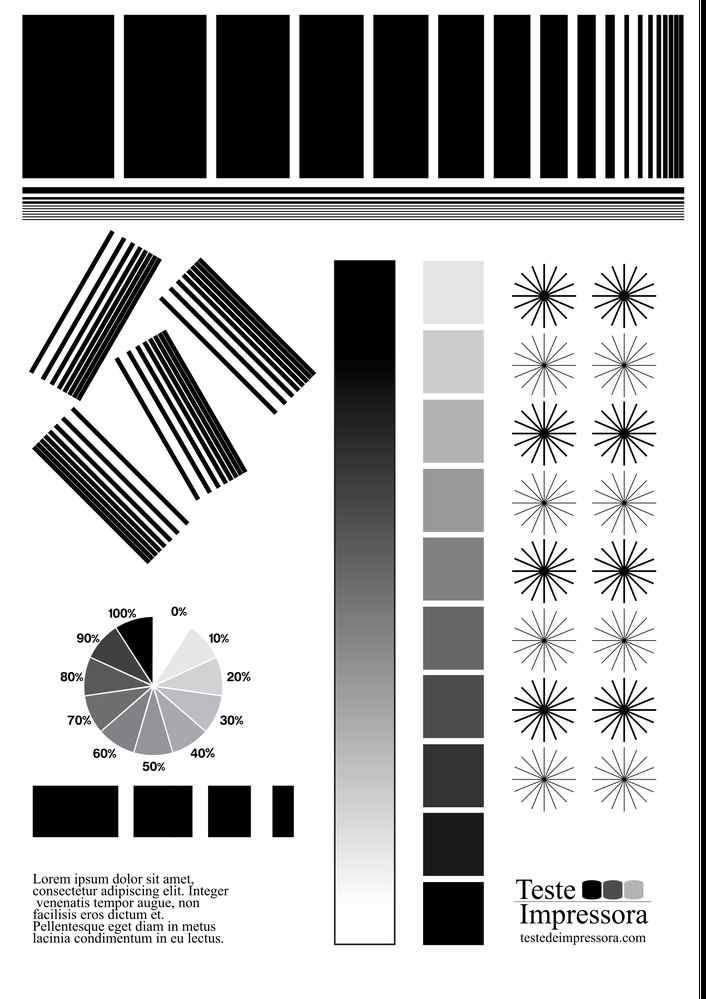
#> input picture Implementacoes/filtro-media/imagem.png, 706 x 999 px, shrunk from 2067 x 2923 before the run, found by its file name
$ jupyter execute limiar.ipynb   (shell and % lines are left out)
#> lines starting #> are read from the running program, lines starting #| are printed output that depends on the picture; after the words box and inside, x2 and y2 are one past the last pixel; in counts of white or black regions, pixels touching at a corner belong together
[cell 1]
#Trabalho Prático - Processamento de Imagens
#Discentes: Helorrayne Cristine de Alcantara Rodrigues e Wanderson Almeida de Mello
#implementação do algoritmo de segmentação de imagens baseado em limiarização, utilizando metodo do vale

[cell 2]
# Instale as dependências necessárias (execute apenas uma vez)

[cell 3]
#importando as bibliotecas necessárias

import cv2
import numpy as np
import matplotlib.pyplot as plt
from scipy.ndimage import gaussian_filter1d
from scipy.signal import find_peaks

[cell 4]
# Passo 1: Carregar a imagem em escala de cinza

# Lê a imagem do disco (substitua 'imagem.jpg' pelo caminho da sua imagem)
imagem = cv2.imread('imagem.png', cv2.IMREAD_GRAYSCALE)
#> imagem: shape (999, 706); min 0, max 255, mean 180.4

# Verifica se a imagem foi carregada corretamente
if imagem is None:
    print("Erro ao carregar a imagem.")
else:
    # Exibe a imagem carregada
    plt.imshow(imagem, cmap='gray')
    plt.title('Imagem em escala de cinza')
    plt.axis('off')
    plt.show()

[cell 5]
# Passo 2: Calcular o histograma dos níveis de cinza da imagem

# Calcula o histograma dos niveis de cinza da imagem, sem aplicar mascaras
hist = cv2.calcHist([imagem], [0], None, [256], [0, 256])
#> hist = 256 values, max 392501 at index 255, min 218 at index 61, mean 2755.1

[cell 6]
# Exibe o histograma
plt.figure()
plt.plot(hist, color='black')
plt.title('Histograma da Imagem')
plt.xlabel('Níveis de Cinza')
plt.ylabel('Frequência')
plt.show()
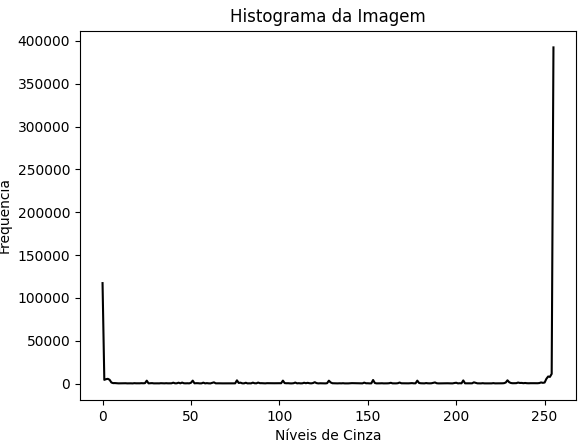
#> figure drawn by matplotlib, 1 panel; curve peaks at x = 255, y = 392501

[cell 7]
# Passo 3: Suavizar o histograma (opcional)

# Suaviza o histograma usando um filtro Gaussiano para facilitar a identificação dos vales

hist_suavizado = gaussian_filter1d(hist.squeeze(), sigma=2)
#> hist_suavizado = 256 values, max 153188.7 at index 255, min 278.7 at index 69, mean 2755.1

[cell 8]
# Exibe o histograma suavizado
plt.figure()
plt.plot(hist_suavizado, color='blue')
plt.title('Histograma Suavizado')
plt.xlabel('Níveis de Cinza')
plt.ylabel('Frequência')
plt.show()
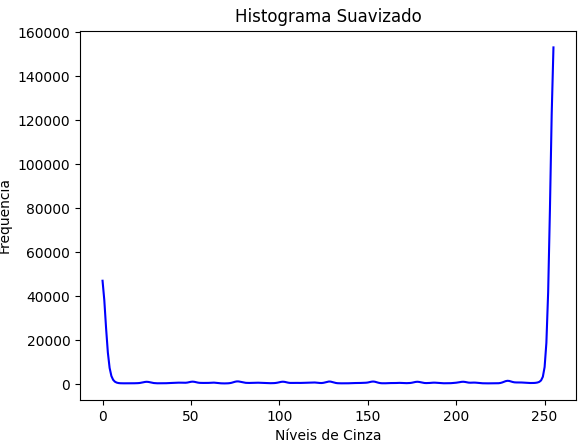
#> figure drawn by matplotlib, 1 panel; curve peaks at x = 255, y = 153188.7

[cell 9]
# Passo 4: Encontrar os vales no histograma suavizado para sugerir limiares de segmentação


# Inverter o histograma suavizado para encontrar vales como picos
vales, _ = find_peaks(-hist_suavizado, distance=10, prominence=hist_suavizado.max()*0.01)
#> vales = [69]

[cell 10]
# Exibir os vales encontrados no histograma suavizado
plt.figure()
plt.plot(hist_suavizado, color='blue', label='Histograma Suavizado')
plt.plot(vales, hist_suavizado[vales], "rx", label='Vales (limiares sugeridos)')
plt.title('Vales no Histograma Suavizado')
plt.xlabel('Níveis de Cinza')
plt.ylabel('Frequência')
plt.legend()
plt.show()
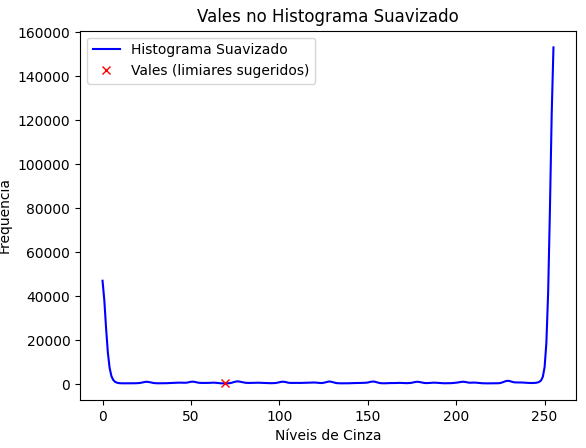
#> figure drawn by matplotlib, 1 panel; curve peaks at x = 255, y = 153188.7

# Exibir os níveis de cinza sugeridos como limiares
print("Limiar(es) sugerido(s):", vales)
#| Limiar(es) sugerido(s): [69]

[cell 11]
# Exibir todas as imagens segmentadas em uma única figura
if len(vales) > 0:
    fig, axs = plt.subplots(1, len(vales), figsize=(5 * len(vales), 5))
    if len(vales) == 1:
        axs = [axs]
    for ax, limiar in zip(axs, vales):
        imagem_segmentada = (imagem > limiar).astype(np.uint8) * 255
        ax.imshow(imagem_segmentada, cmap='gray')
        ax.set_title(f'Limiar = {limiar}')
        ax.axis('off')
#> this loop made 1 pass
#> pass 1, `imagem_segmentada = (imagem > limiar).astype(np.uint8) * 255`:
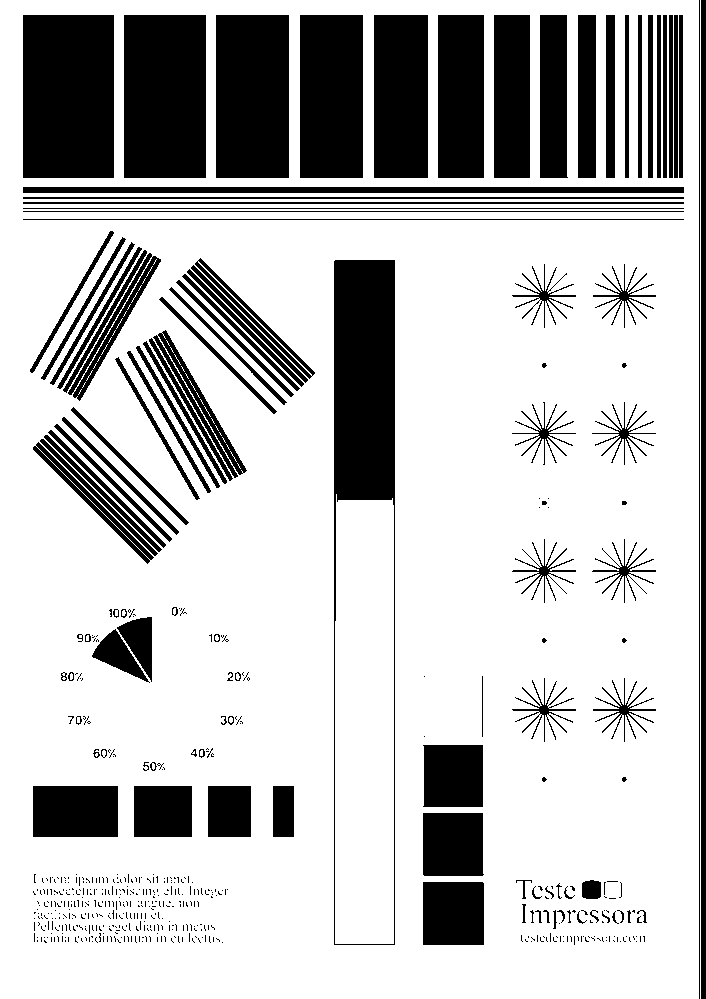
#> imagem_segmentada: shape (999, 706); 75.7% white; 563 black regions (453 under 20 px), largest, box (x1, y1, x2, y2) and area: (334, 260, 395, 945) 15708, (23, 15, 114, 178) 14833, (124, 15, 206, 178) 13366
    plt.tight_layout()
    plt.show()
else:
    print("Nenhum limiar sugerido encontrado.")

$ run again, with Implementacoes/Interporlacao-Bilinear-Bicubica/imagem.jpg saved as Implementacoes/filtro-media/imagem.png
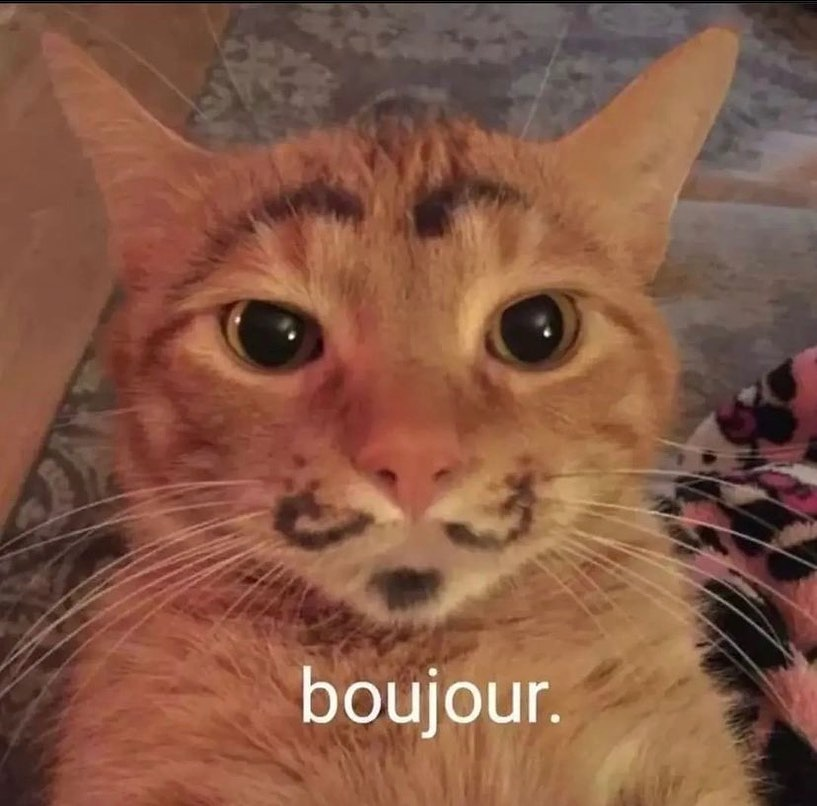
#> input picture Implementacoes/Interporlacao-Bilinear-Bicubica/imagem.jpg, 817 x 806 px, found by its file name
#> hist = 256 values, max 12898 at index 93, min 0 at index 254, mean 2572.3
#> hist_suavizado = 256 values, max 12048.9 at index 96, min 16.07 at index 255, mean 2572.3
#> vales = [5, 29, 194]
#| Limiar(es) sugerido(s): [  5  29 194]
#> the loop `for ax, limiar in zip(axs, vales):` made 3 passes
#> limiar on passes 1 to 3: 5, 29, 194
#> pass 1, `imagem_segmentada = (imagem > limiar).astype(np.uint8) * 255`:
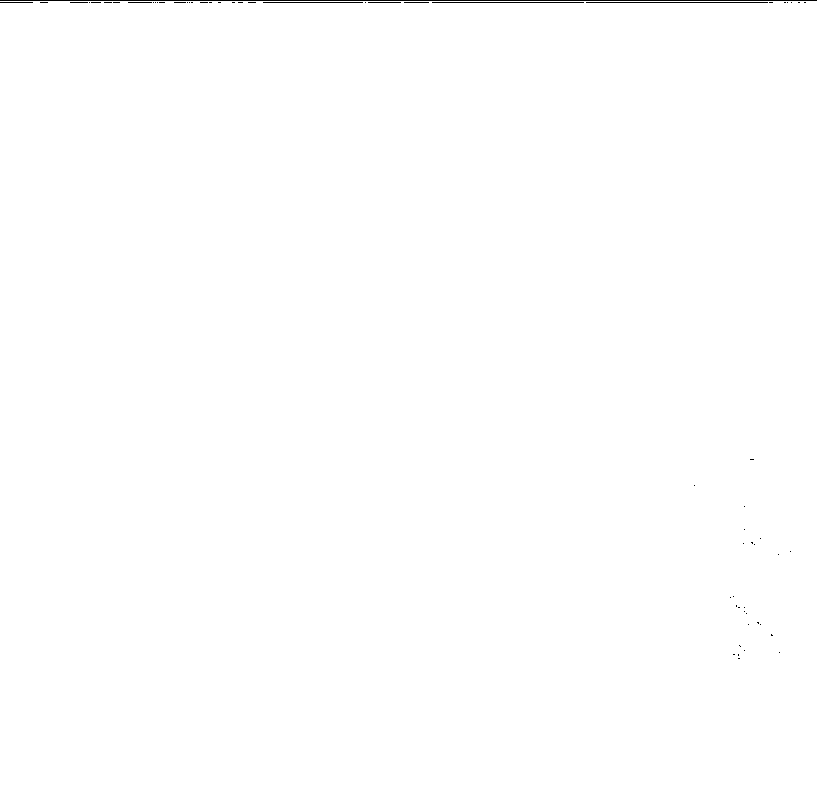
#> imagem_segmentada: shape (806, 817); 99.8% white; black in thin lines or dots, all inside (x1, y1, x2, y2) = (0, 0, 817, 659)
#> pass 3, `imagem_segmentada = (imagem > limiar).astype(np.uint8) * 255`:
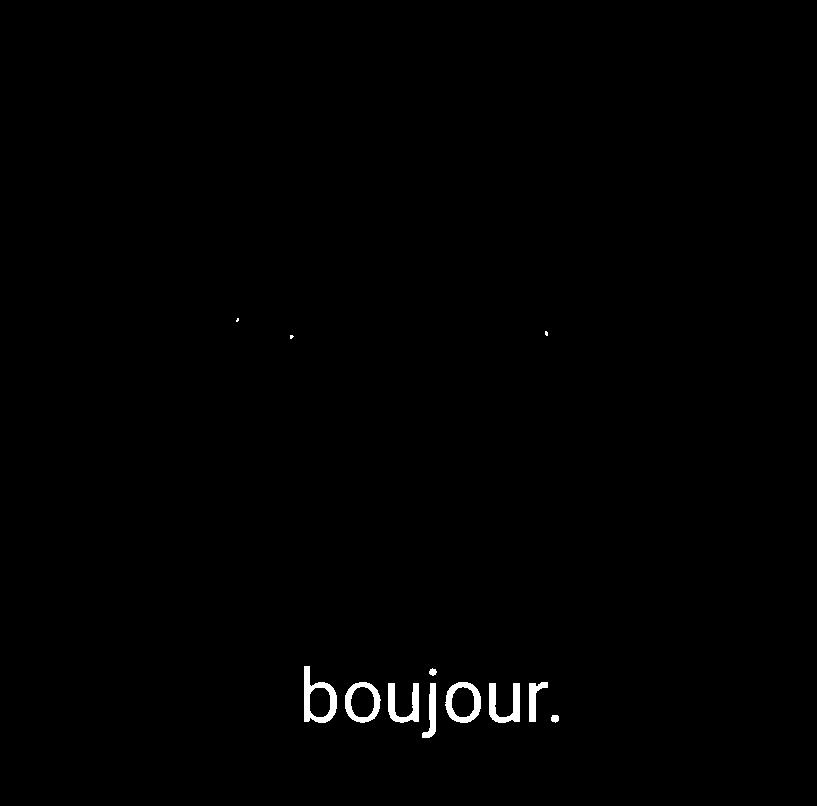
#> imagem_segmentada: shape (806, 817); 0.63% white; 12 white regions (3 under 20 px), largest, box (x1, y1, x2, y2) and area: (304, 666, 337, 723) 780, (445, 682, 481, 723) 648, (489, 683, 520, 723) 627
